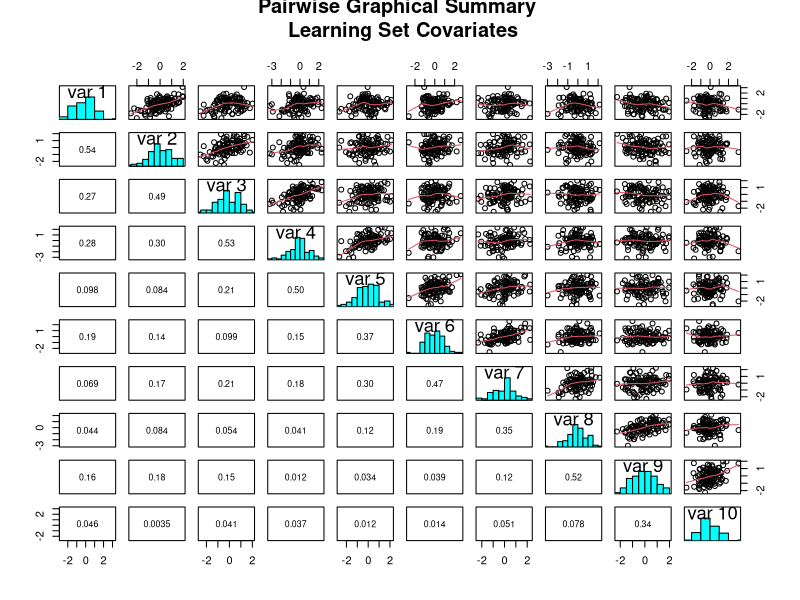
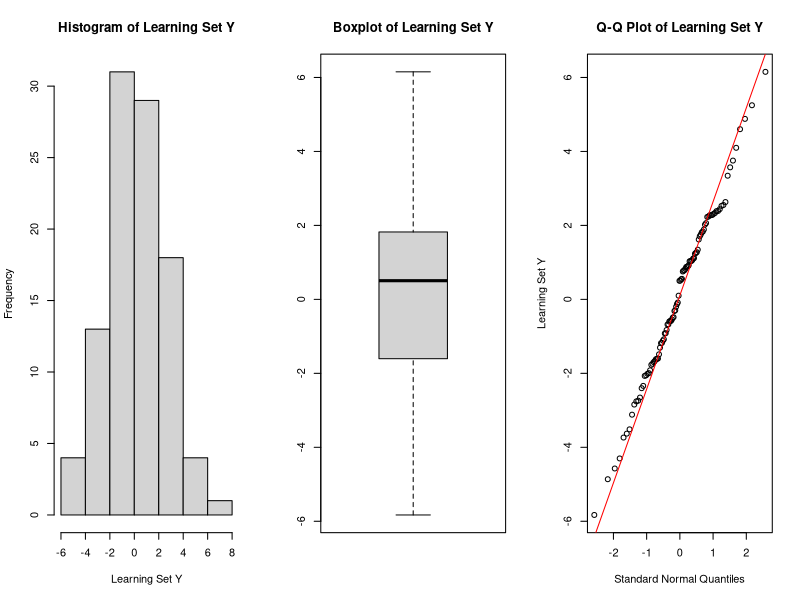
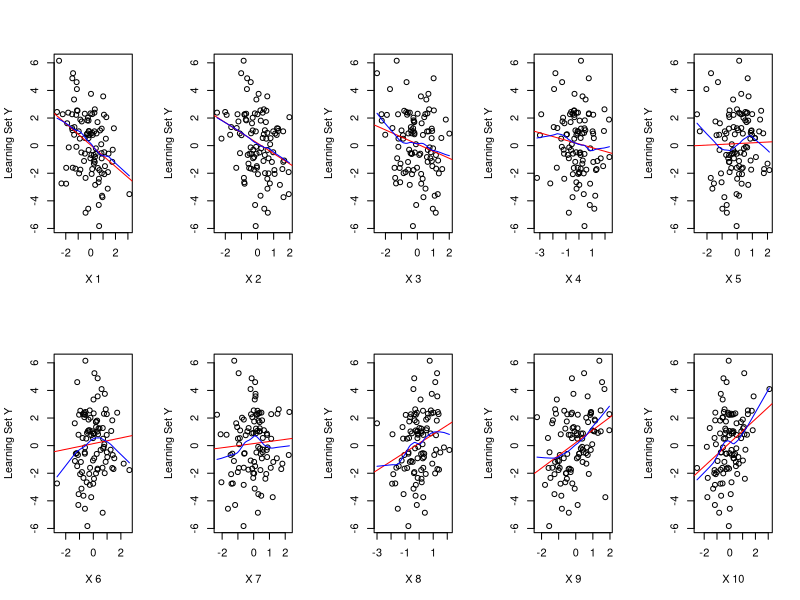
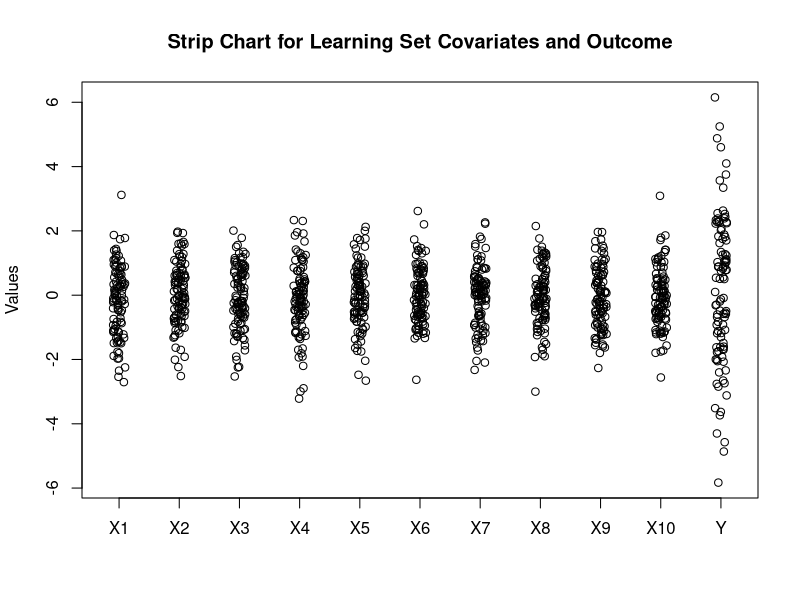
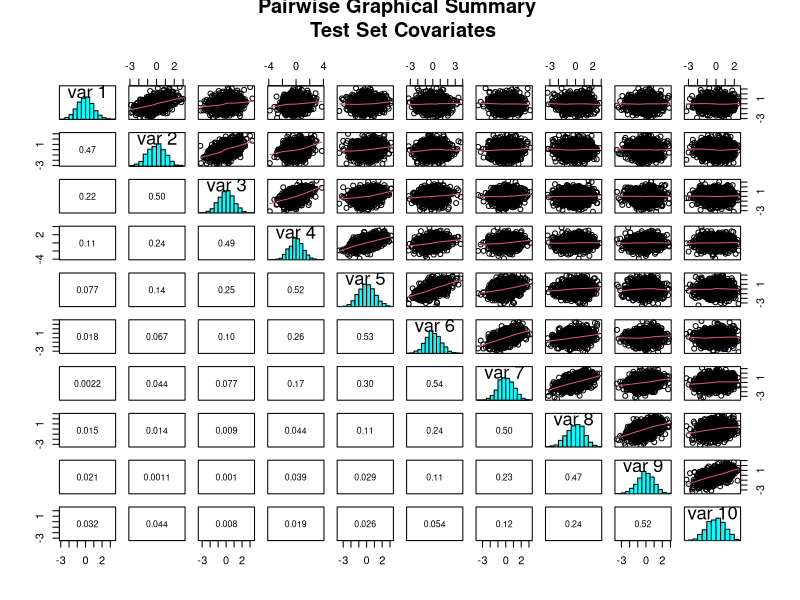
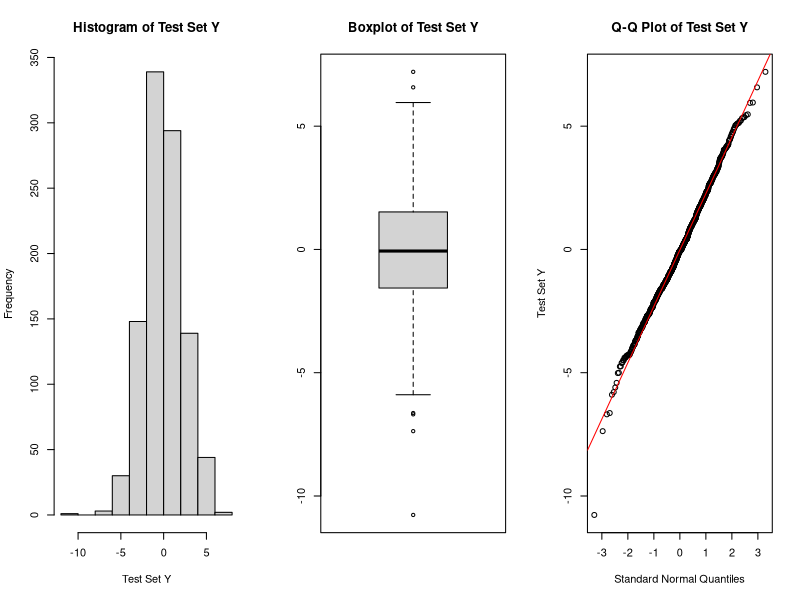
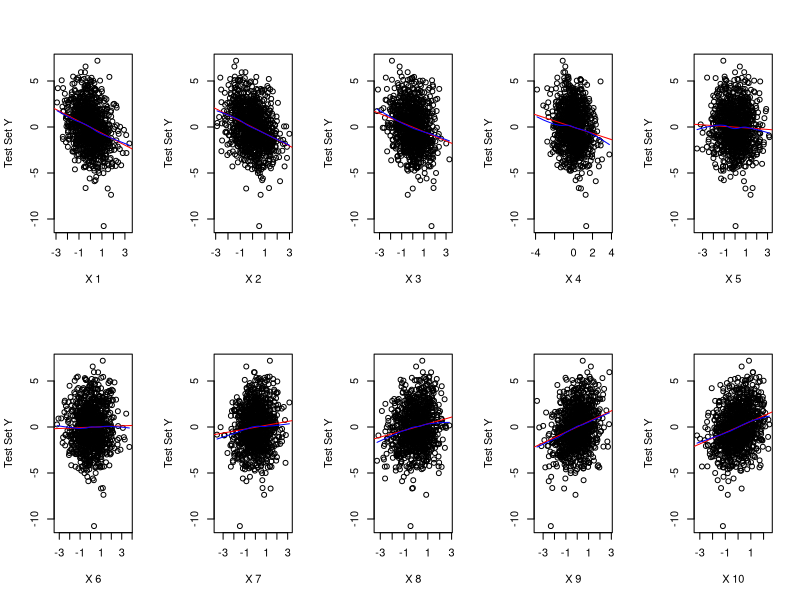
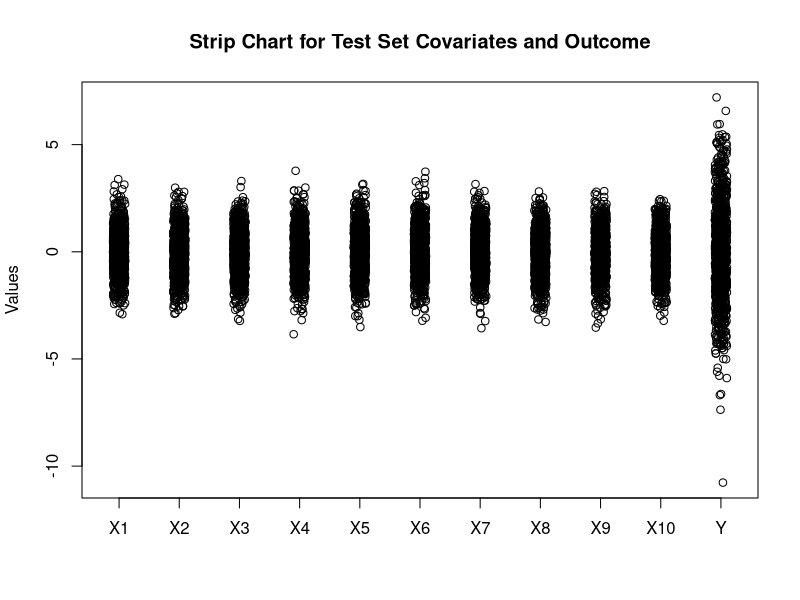

These charts were generated, in order, by the following R code:
## ---- chunk 1

require(MASS)
require(graphics)
require(glmnet)
require(RColorBrewer)

## ---- chunk 2

myPaletteSeq <- brewer.pal(10, "Paired")

rho <- 0.5
J <- 10
beta <- c(-J/2 + 1:5, sort(J/2 - 1:5))/10
sigma = 2

lambda <- 0:100
rev_lambda <- rev(lambda)
nlambda <- length(rev_lambda)

## ---- chunk 3

#Covariance matrix
Covariance <- matrix(NA, 10, 10)

for(i in 1:J){
  for(j in 1:J){
    Covariance[i,j] <- rho^(abs(i-j))
  }
}

#Learning Set
LS_sample_size = 100

X_LS <- mvrnorm(LS_sample_size, mu = rep(0, J), Sigma = Covariance)

mu_given_X_LS <- X_LS %*% beta

Y_LS <- rnorm(LS_sample_size, mean = mu_given_X_LS, sd = sigma)

#Test Set

TS_sample_size <- 1000

X_TS <- mvrnorm(TS_sample_size, mu = rep(0, J), Sigma = Covariance)

mu_given_X_TS <- X_TS %*% beta

Y_TS <- rnorm(TS_sample_size, mean = mu_given_X_TS, sd = sigma)

## ---- chunk 4

panel.hist <- function(x, ...)
{
    usr <- par("usr"); on.exit(par(usr))
    par(usr = c(usr[1:2], 0, 1.5) )
    h <- hist(x, plot = FALSE)
    breaks <- h$breaks; nB <- length(breaks)
    y <- h$counts; y <- y/max(y)
    rect(breaks[-nB], 0, breaks[-1], y, col = "cyan", ...)
}

panel.cor <- function(x, y, digits = 2, prefix = "", cex.cor, ...)
{
    usr <- par("usr"); on.exit(par(usr))
    par(usr = c(0, 1, 0, 1))
    r <- abs(cor(x, y))
    txt <- format(c(r, 0.123456789), digits = digits)[1]
    txt <- paste0(prefix, txt)
    if(missing(cex.cor)) cex.cor <- 0.8/strwidth(txt)
    text(0.5, 0.5, txt, cex = 0.8)
}

pairs(X_LS, diag.panel = panel.hist, upper.panel = panel.smooth, 
      lower.panel = panel.cor, 
      main = "Pairwise Graphical Summary \n Learning Set Covariates")

## ---- chunk 5

#Histogram of Y

par(mfrow = c(1, 3))
hist(Y_LS, xlab = "Learning Set Y", main = "Histogram of Learning Set Y")
boxplot(Y_LS, main = "Boxplot of Learning Set Y")
qqnorm(Y_LS, main = "Q-Q Plot of Learning Set Y", ylab = "Learning Set Y", 
       xlab = "Standard Normal Quantiles")
qqline(Y_LS, col = "red")

## ---- chunk 6

summary(Y_LS)

par(mfrow = c(2, 5))
for(i in 1:10){
  plot(X_LS[ , i], Y_LS, xlab = paste("X", i), ylab = "Learning Set Y")
  abline(lm(Y_LS ~ X_LS[, i]), col="red") # regression line (y~x) 
  lines(lowess(X_LS[, i],Y_LS), col="blue") # lowess line (x,y)
}
par(mfrow = c(1, 1))

## ---- chunk 7

#stripchart
stripchart_list <- as.list(rep(NA, J + 1))

for(i in 1:J){
  stripchart_list[[i]] <- X_LS[ , i]
}
stripchart_list[[J + 1]] <- Y_LS

stripchart(stripchart_list,
 main="Strip Chart for Learning Set Covariates and Outcome",
 xlab="",
 ylab = "Values",
 group.names=c("X1","X2","X3","X4","X5","X6","X7","X8","X9","X10", "Y"),
 vertical=TRUE,
 pch=1,
 method = "jitter"
)

## ---- chunk 8

pairs(X_TS, diag.panel = panel.hist, upper.panel = panel.smooth, 
      lower.panel = panel.cor, 
      main = "Pairwise Graphical Summary \n Test Set Covariates")

## ---- chunk 9

#Histogram of Y

par(mfrow = c(1, 3))
hist(Y_TS, xlab = "Test Set Y", main = "Histogram of Test Set Y")
boxplot(Y_TS, main = "Boxplot of Test Set Y")
qqnorm(Y_TS, main = "Q-Q Plot of Test Set Y", ylab = "Test Set Y", 
       xlab = "Standard Normal Quantiles")
qqline(Y_TS, col = "red")

## ---- chunk 10

summary(Y_TS)

par(mfrow = c(2, 5))
for(i in 1:10){
  plot(X_TS[ , i], Y_TS, xlab = paste("X", i), ylab = "Test Set Y")
  abline(lm(Y_TS ~ X_TS[, i]), col="red") # regression line (y~x) 
  lines(lowess(X_TS[, i],Y_TS), col="blue") # lowess line (x,y)
}
par(mfrow = c(1, 1))

## ---- chunk 11

#stripchart
stripchart_list <- as.list(rep(NA, J + 1))

for(i in 1:J){
  stripchart_list[[i]] <- X_TS[ , i]
}
stripchart_list[[J + 1]] <- Y_TS

stripchart(stripchart_list,
 main="Strip Chart for Test Set Covariates and Outcome",
 xlab="",
 ylab = "Values",
 group.names=c("X1","X2","X3","X4","X5","X6","X7","X8","X9","X10", "Y"),
 vertical=TRUE,
 pch=1,
 method = "jitter"
)

## ---- chunk 12

# Ridge Regression
lambda_ridge <- lambda / LS_sample_size 
ridge.mod <- glmnet(X_LS, 
                    Y_LS,
                    alpha = 0, 
                    lambda = lambda_ridge,
                    intercept = FALSE,
                    standardize = FALSE
                    )

# LASSO regression
lambda_lasso <- lambda / (2 * LS_sample_size)
lasso.mod <- glmnet(X_LS,
                    Y_LS,
                    alpha = 1,
                    lambda = lambda_lasso,
                    intercept = FALSE,
                    standardize = FALSE
                    )

# Elastic Net Regression
lambda_elnet <- lambda * 3 / (4 * LS_sample_size)
elnet.mod <- glmnet(X_LS,
                    Y_LS,
                    alpha = 1/3,
                    lambda = lambda_elnet,
                    intercept = FALSE,
                    standardize = FALSE
                    )

beta_ridge.mod <- ridge.mod$beta
beta_lasso.mod <- lasso.mod$beta
beta_elnet.mod <- elnet.mod$beta

## ---- chunk 13

# ridge regression degrees of freedom
L_j <- svd(X_LS)$d

effective_df <- function(lambda){
  eff_df <- c()
  for(i in 1:length(lambda)){
    eff_df <- c(eff_df, sum(L_j^2/(L_j^2 + lambda[i])))
  }
  return(eff_df)
}

eff_df <- effective_df(lambda)

#effective df plot
plot(lambda, elnet.mod$df, type="n", 
     xlab = expression(lambda), 
     ylab = "effective df", 
     main = expression(paste("Effective Degrees of Freedom vs ",
                   lambda)))
lines(lambda, eff_df, col = "red", lwd = 2) #ridge df
lines(rev_lambda, lasso.mod$df, col = "blue", lwd = 2) #lasso df
lines(rev_lambda, elnet.mod$df, col = "purple", lwd = 2) #elastic net df
legend("topright", 
       c("Ridge Regression", "LASSO Regression", "Elastic Net Regression"),
       col=c("red", "blue", "purple"),
       cex=0.8,
       fill=c("red", "blue", "purple"))

## ---- chunk 14

coefficient_labels <- c(expression(beta[1]),
  expression(beta[2]),
  expression(beta[3]),
  expression(beta[4]),
  expression(beta[5]),
  expression(beta[6]),
  expression(beta[7]),
  expression(beta[8]),
  expression(beta[9]),
  expression(beta[10]))

#ridge regression
matplot(rev_lambda, t(beta_ridge.mod), 
        type = "l",
        xlab = expression(lambda),
        ylab = expression(beta),
        lty = 1, lwd = "2",
        main = "Ridge Regression", 
        col = myPaletteSeq)
legend("topleft", coefficient_labels, 
       col=myPaletteSeq,
       fill=myPaletteSeq,
       bty = "n")

#lasso regression
matplot(rev_lambda, t(beta_lasso.mod), 
        type = "l",
        xlab = expression(lambda),
        ylab = expression(beta),
        lty = 1, lwd = "2",
        main = "LASSO Regression", 
        col = myPaletteSeq)
legend("topleft", coefficient_labels, 
       col=myPaletteSeq,
       fill=myPaletteSeq,
       bty = "n")

#elastic net regression
matplot(rev_lambda, t(beta_elnet.mod), 
        type = "l",
        xlab = expression(lambda),
        ylab = expression(beta),
        lty = 1, lwd = "2",
        main = "Elastic Net Regression", 
        col = myPaletteSeq)
legend("topleft", coefficient_labels, 
       col=myPaletteSeq,
       fill=myPaletteSeq,
       bty = "n")

## ---- chunk 15

#ridge MSE
MSE_ridge_LS <- apply((Y_LS - X_LS %*% beta_ridge.mod), 
                      2, 
                      function(x) mean(x^2))

#LASSO MSE
MSE_lasso_LS <- apply((Y_LS - X_LS %*% beta_lasso.mod), 
                      2, 
                      function(x) mean(x^2))

#Elastic Net MSE
MSE_elnet_LS <- apply((Y_LS - X_LS %*% beta_elnet.mod), 
                      2, 
                      function(x) mean(x^2))

#Plot of MSE and Lambda Learning Set
plot(lambda, MSE_lasso_LS, type="n", 
     xlab = expression(lambda), 
     ylab = "Risk", 
     main = expression(paste("Learning Set MSE[",hat(Y),"|X] vs ", lambda)))
lines(rev_lambda, MSE_ridge_LS, col = "red", lwd = 2) #ridge MSE
lines(rev_lambda, MSE_lasso_LS, col = "blue", lwd = 2) #lasso MSE
lines(rev_lambda, MSE_elnet_LS, col = "purple", lwd = 2) #elastic net MSE
legend("topleft", 
       c("Ridge Regression", "LASSO Regression", "Elastic Net Regression"),
       col=c("red", "blue", "purple"),
       cex=0.8,
       fill=c("red", "blue", "purple"))

#lambda values that correspond to the minimum MSE
min_lambda_ridge_MSE_LS <- nlambda - which(MSE_ridge_LS == min(MSE_ridge_LS))
min_lambda_ridge_MSE_LS

min_lambda_lasso_MSE_LS <- nlambda - which(MSE_lasso_LS == min(MSE_lasso_LS))
min_lambda_lasso_MSE_LS

min_lambda_elnet_MSE_LS <- nlambda - which(MSE_elnet_LS == min(MSE_elnet_LS))
min_lambda_elnet_MSE_LS

#corresponding beta values for minimum lambda values with minimum MSE
beta_ridge.mod[ , nlambda - min_lambda_ridge_MSE_LS]
beta_lasso.mod[ , nlambda - min_lambda_lasso_MSE_LS]
beta_elnet.mod[ , nlambda - min_lambda_elnet_MSE_LS]


## ---- chunk 16

#ridge MSE
MSE_ridge_TS <- apply((Y_TS - X_TS %*% beta_ridge.mod), 
                      2, 
                      function(x) mean(x^2))

#LASSO MSE
MSE_lasso_TS <- apply((Y_TS - X_TS %*% beta_lasso.mod), 
                      2, 
                      function(x) mean(x^2))

#Elastic Net MSE
MSE_elnet_TS <- apply((Y_TS - X_TS %*% beta_elnet.mod), 
                      2, 
                      function(x) mean(x^2))

#Plot of MSE and Lambda Test Set
plot(lambda, MSE_ridge_TS, type="n", 
     xlab = expression(lambda), 
     ylab = "Risk", 
     main = expression(paste("Test Set MSE[",hat(Y), 
                             "|X] vs ", lambda)),
     ylim = c(min(MSE_ridge_TS, MSE_lasso_TS, MSE_elnet_TS), 
              max(MSE_ridge_TS, MSE_lasso_TS, MSE_elnet_TS)))
lines(rev_lambda, MSE_ridge_TS, col = "red", lwd = 2) #ridge MSE
lines(rev_lambda, MSE_lasso_TS, col = "blue", lwd = 2) #lasso MSE
lines(rev_lambda, MSE_elnet_TS, col = "purple", lwd = 2) #elastic net MSE
legend("topleft", 
       c("Ridge Regression", "LASSO Regression", "Elastic Net Regression"),
       col=c("red", "blue", "purple"),
       cex=0.8,
       fill=c("red", "blue", "purple"))

#lambda values that correspond to the minimum MSE
min_lambda_ridge_MSE_TS <- nlambda - which(MSE_ridge_TS == min(MSE_ridge_TS))
min_lambda_ridge_MSE_TS

min_lambda_lasso_MSE_TS <- nlambda - which(MSE_lasso_TS == min(MSE_lasso_TS))
min_lambda_lasso_MSE_TS

min_lambda_elnet_MSE_TS <- nlambda - which(MSE_elnet_TS == min(MSE_elnet_TS))
min_lambda_elnet_MSE_TS

#corresponding beta values for minimum lambda values with minimum MSE
beta_ridge.mod[ , nlambda - min_lambda_ridge_MSE_TS]
beta_lasso.mod[ , nlambda - min_lambda_lasso_MSE_TS]
beta_elnet.mod[ , nlambda - min_lambda_elnet_MSE_TS]

barplot(beta_ridge.mod[ , nlambda - min_lambda_ridge_MSE_TS],
        main = expression(paste("Ridge Optimal ", hat(beta), " Values")))
barplot(beta_lasso.mod[ , nlambda - min_lambda_lasso_MSE_TS],
        main = expression(paste("LASSO Optimal ", hat(beta), " Values")))
barplot(beta_elnet.mod[ , nlambda - min_lambda_lasso_MSE_TS],
        main = expression(paste("Elastic Net Optimal ", hat(beta), " Values")))


## ---- chunk 17

I <- diag(J)

beta_matrix <- matrix(beta, nrow = 10, ncol = 1)

bias <- c()

#Ridge regression Bias, Variance, and MSE

bias_ridge <- matrix(NA, nrow = J, ncol = nlambda)
variance_ridge <- matrix(NA, nrow = J, ncol = nlambda)

#bias
for(i in 1:nlambda){
  bias_ridge[, i] <- solve(t(X_LS) %*% X_LS + lambda[i] * I) %*% 
    t(X_LS) %*% X_LS %*% beta - beta
}

#variance
for(i in 1:nlambda){
  variance_ridge[, i] <- diag(4 * solve(t(X_LS) %*% X_LS + lambda[i] * I) %*%
                                t(X_LS) %*% X_LS %*% solve(t(X_LS) %*% X_LS +
                                                             lambda[i] * I))
}

#MSE
MSE_ridge <- bias_ridge^2 + variance_ridge

## ---- chunk 18

#Plot of bias and lambda
matplot(lambda, t(bias_ridge),
        type = "l",
        xlab = expression(lambda),
        ylab = "Bias Given Covariates", lty=1, lwd = "2",
        main = expression(paste("Ridge Regression Bias Given Covariates vs ",
                                lambda)), 
        col = myPaletteSeq)
legend("topleft", coefficient_labels, 
       col=myPaletteSeq,
       fill=myPaletteSeq,
       bty = "n")

## ---- chunk 19

#Plot of variance and lambda
matplot(lambda, t(variance_ridge),
        type = "l",
        xlab = expression(lambda),
        ylab = "Var of Est Reg Coef Given Covariates", 
        lty = 1, lwd = "2",
        main = expression(paste("Ridge Regression Var[", 
                                hat(beta), "|X] vs " , lambda)),
        col = myPaletteSeq)
legend("topright", coefficient_labels, 
       col=myPaletteSeq,
       fill=myPaletteSeq,
       bty = "n")

## ---- chunk 20

#Plot of MSE and lambda
matplot(lambda, t(MSE_ridge),
        type = "l",
        xlab = expression(lambda),
        ylab = "MSE of Est Reg Coef Given Covariates", 
        lty = 1, lwd = "2",
        main = expression(paste("Ridge Regression MSE[", 
                                hat(beta), "|X] vs " , lambda)),
        col = myPaletteSeq)
legend("topleft", coefficient_labels, 
       col=myPaletteSeq,
       fill=myPaletteSeq,
       bty = "n")

## ---- chunk 21

#lambda values that correspond to the minimum MSE

lambda_min_MSE_ridge <- c()
est_beta_min_MSE_ridge <- c()

for(i in 1:J){
  
  lambda_min_MSE <- which(MSE_ridge[i,] == min(MSE_ridge[i,]))
  lambda_min_MSE_ridge <- c(lambda_min_MSE_ridge, 
                            lambda_min_MSE - 1)
  
  est_beta_min_MSE_ridge <- c(est_beta_min_MSE_ridge,
                        beta_ridge.mod[i , nlambda - lambda_min_MSE + 1])
}
 
lambda_min_MSE_ridge
 
est_beta_min_MSE_ridge

barplot(est_beta_min_MSE_ridge, col = myPaletteSeq,
        main = expression(paste(hat(beta), " Values Corresponding to ",
                                lambda, " with Minimum MSE")))
legend("topleft", coefficient_labels, 
       col=myPaletteSeq,
       fill=myPaletteSeq,
       bty = "n")

## ---- chunk 22

B <- 10000

#Simulate expected value of beta_hat given X

Y_LS_star <- matrix(rnorm(B * LS_sample_size, mean = mu_given_X_LS, sd = sigma),
                    nrow = B, ncol = LS_sample_size, byrow = TRUE)

beta_star <- apply(Y_LS_star, 1, function(Y) {
  
  glmnet(X_LS,
         Y,
         alpha = 1,
         lambda = lambda_lasso,
         intercept = FALSE,
         standardize = FALSE)$beta
  
})

mean_beta_star <- Reduce("+", beta_star) / B

bias_lasso <- mean_beta_star - beta

squared_beta_star <- list()

for(i in 1:B){
  squared_beta_star[[i]] <- beta_star[[i]]^2
}

mean_squared_beta_star <- Reduce("+", squared_beta_star) / B

variance_lasso <- mean_squared_beta_star - mean_beta_star^2

MSE_lasso <- bias_lasso^2 + variance_lasso

#Plot of bias and lambda
matplot(rev_lambda, t(bias_lasso),
        type = "l",
        xlab = expression(lambda),
        ylab = "Est Bias of Reg Coef Given Covariates", lty=1, lwd = "2",
        main = "Simulated LASSO Regression Bias Given Covariates", 
        col = myPaletteSeq)
legend("topleft", coefficient_labels, 
       col=myPaletteSeq,
       fill=myPaletteSeq,
       bty = "n")

## ---- chunk 23

#Plot of variance and lambda
matplot(rev_lambda, t(variance_lasso),
        type = "l",
        xlab = expression(lambda),
        ylab = "Est Var of Reg Coef Given Covariates", lty = 1, lwd = "2",
        main = expression(paste("Simulated LASSO Regression Var[", 
                                hat(beta), "|X]")),
        col = myPaletteSeq)
legend("topright", coefficient_labels, 
       col=myPaletteSeq,
       fill=myPaletteSeq,
       bty = "n")

## ---- chunk 24

#Plot of MSE and lambda
matplot(rev_lambda, t(MSE_lasso),
        type = "l",
        xlab = expression(lambda),
        ylab = "MSE of Est Reg Coef Given Covariates", 
        lty = 1, lwd = "2",
        main = expression(paste("Simulated LASSO Regression MSE[", 
                                hat(beta), "|X]")), 
        col = myPaletteSeq)
legend("topleft", coefficient_labels, 
       col=myPaletteSeq,
       fill=myPaletteSeq,
       bty = "n")

## ---- chunk 25

#lambda values that correspond to the minimum MSE

lambda_min_MSE_lasso <- c()
est_beta_min_MSE_lasso <- c()

for(i in 1:J){
  
  lambda_min_MSE <- nlambda - which(MSE_lasso[i,] == min(MSE_lasso[i,]))
  lambda_min_MSE_lasso <- c(lambda_min_MSE_lasso, 
                            lambda_min_MSE)
  
  est_beta_min_MSE_lasso <- c(est_beta_min_MSE_lasso,
                        beta_lasso.mod[i , nlambda - lambda_min_MSE + 1])
}

lambda_min_MSE_lasso
 
est_beta_min_MSE_lasso

barplot(est_beta_min_MSE_lasso, col = myPaletteSeq,
        main = expression(paste(hat(beta), " Values Corresponding to ",
                                lambda, " with Minimum MSE")))
legend("topleft", coefficient_labels, 
       col=myPaletteSeq,
       fill=myPaletteSeq,
       bty = "n")

